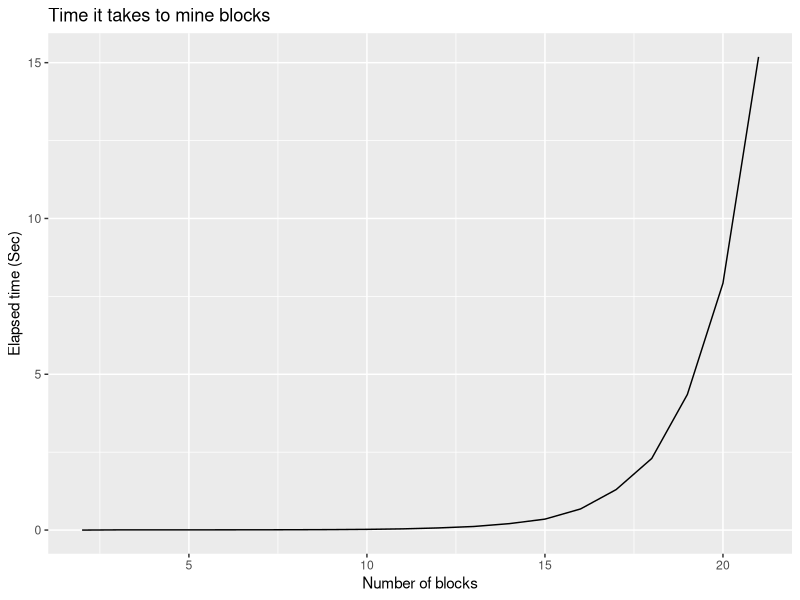

This chart was generated by the following R code:
## ---- preambule
#
# last modified by Sebastien Chaurin 12/11/2019
#

# camelCase for functions
# CAPITAL_CASE for column headers
# lower_case for variables

#****************************************************
#    
#****************************************************

# clear global environment
# rm(list = ls())

savePics <- FALSE

#   ____________________________________________________________________________
#   User specific assignments                                               ####

# don't load libraries for frequent users
load_libraries <- FALSE
# set working directory from user info
if (tolower(Sys.info()[names(Sys.info()) == "user"]) == tolower("SC68989")) {
  setwd("C:/R/WorkingTemp/Blockchain")
  .libPaths('C:/R/WorkingTemp/R')
  #.libPaths()
} else if (tolower(Sys.info()[names(Sys.info()) == "user"]) == tolower("sebastien.chaurin")) {
  setwd("C:/R/WorkingTemp/Blockchain")
  .libPaths('C:/R/WorkingTemp/R')
  #.libPaths()	
} else if (tolower(Sys.info()[names(Sys.info()) == "user"]) == tolower("sebastien chaurin")) {
  setwd("C:/R/WorkingTemp/Blockchain")
  .libPaths('C:/R/WorkingTemp/R')
  #.libPaths()
} else {
  print("Ensure you have set your working directory")
  load_libraries <- TRUE
}


if (load_libraries) {
  install.packages(c("digest", "dplyr", "purrr", "ggplot2"))
}
library(digest)
library(dplyr)
library(purrr)
library(ggplot2)

#   ____________________________________________________________________________
#   A block example                                                         ####

block_example <- list(index = 1,
                      timestamp = "2018-01-05 17.00 MST",
                      data = "some data",
                      previous_hash = 0,
                      proof = 9,
                      new_hash = NULL)

#   ____________________________________________________________________________
#   Introducing the hash                                                    ####

digest("Stata" ,"sha256") # first try
digest("R", "sha256") # second try

#   ____________________________________________________________________________
#   Function that creates a hashed "block"                                  ####

hash_block <- function(block){
  block$new_hash <- digest(c(block$index,
                             block$timestamp,
                             block$data,
                             block$previous_hash), "sha256")
  return(block)
}

#   ____________________________________________________________________________
#   Simple Proof of Work Alogrithm                                          ####

proof_of_work <- function(last_proof){
  proof <- last_proof + 1
  
  # Increment the proof number until a number is found that is divisable by 99 and by the proof of the previous block
  while (!(proof %% 99 == 0 & proof %% last_proof == 0 )) {
    proof <- proof + 1
  }
  
  return(proof)
}

#   ____________________________________________________________________________
#   Adding new blocks                                                       ####

gen_new_block <- function(previous_block){
  
  #Proof-of-Work
  new_proof <- proof_of_work(previous_block$proof)
  
  #Create new Block
  new_block <- list(index = previous_block$index + 1,
                    timestamp = Sys.time(),
                    data = paste0("this is block ", previous_block$index + 1),
                    previous_hash = previous_block$new_hash,
                    proof = new_proof)
  
  #Hash the new Block
  new_block_hashed <- hash_block(new_block)
  
  return(new_block_hashed)
}

#   ____________________________________________________________________________
#   Genesis                                                                 ####

block_genesis <-  list(index = 1,
                       timestamp = Sys.time(),
                       data = "Genesis Block",
                       previous_hash = "0",
                       proof = 1)

#   ____________________________________________________________________________
#   Building the blockchain                                                 ####

blockchain <- list(block_genesis)
previous_block <- blockchain[[1]]

# How many blocks should we add to the chain after the genesis block
num_of_blocks_to_add <- 20

# Add blocks to the chain
for (i in 1:num_of_blocks_to_add) {
  block_to_add <- gen_new_block(previous_block) 
  blockchain[i + 1] <- list(block_to_add)
  previous_block <- block_to_add
  
  print(cat(paste0("Block ", block_to_add$index, " has been added", "\n",
                   "\t", "Proof: ", block_to_add$proof, "\n",
                   "\t", "Hash: ", block_to_add$new_hash)))
}

#   ____________________________________________________________________________
#   Time to mine a new block                                                ####

df <- data.frame(BLOCK_INDEX = map(blockchain, 1) %>%
                   unlist(),
                 TIMESTAMP = map(blockchain, 2) %>%
                   unlist() %>%
                   as.POSIXct(origin = '1970-01-01')) %>% 
  mutate(ELAPSED = as.numeric(difftime(TIMESTAMP, blockchain[[2]]$timestamp), units = "secs", origin = "CEST"),
         ELAPSED = ifelse(ELAPSED < 0,
                          0,
                          ELAPSED))

df %>% 
  filter(BLOCK_INDEX > 1) %>% # Discard genesis block
  ggplot(aes(x = BLOCK_INDEX, y = ELAPSED)) +
  geom_line() +
  labs(title = "Time it takes to mine blocks",
       x = "Number of blocks",
       y = "Elapsed time (Sec)")
